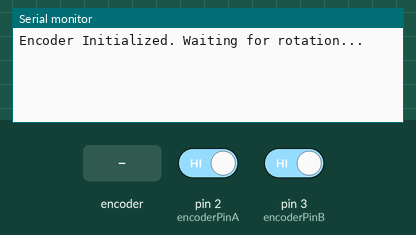
Recording of a sketch running on a simulated Arduino Uno, built with avr-gcc and run on an emulated ATmega328P. On the bench: the last lines printed to the serial monitor. The inputs (shaded band) are chosen by the test bench; at power-on: pin 2 (encoderPinA) HIGH, pin 3 (encoderPinB) HIGH.

Above: at 1.2 s.
1.3 s: rotary encoder on pin 2 (encoderPinA) / pin 3 (encoderPinB) turned 1 step (first pin leading)
At 2.6 s:
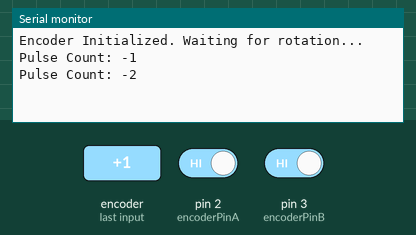
3.0 s: rotary encoder on pin 2 (encoderPinA) / pin 3 (encoderPinB) turned 1 step (first pin leading)
At 4.1 s:
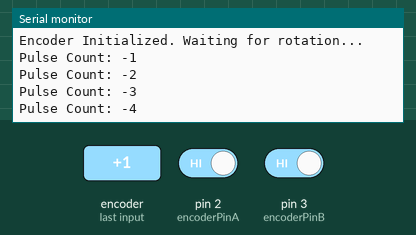
Timing chart, 0 to 6.0 s (numbered marks = the images above; inputs shaded):
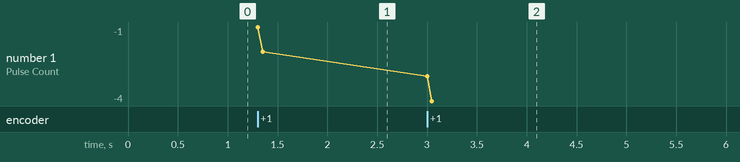

Measured:
- after the input at 1.3 s, the serial monitor: prints a new line at once (image 1)
- after the input at 3.0 s, the serial monitor: prints a new line at once (image 2)
- plotted number 1: -2 → -4 after the input at 3.0 s

The sketch:

mobileBase_encoder_read.ino
```cpp
// Define the pins based on our wiring
const int encoderPinA = 2; // Interrupt Pin 0
const int encoderPinB = 3;

// 'volatile' is required for variables modified inside an Interrupt Service Routine (ISR)
// It tells the compiler not to optimize this variable out.
volatile long pulseCount = 0;

// A variable to keep track of the last count so we only print when it changes
long lastReportedCount = 0;

void setup() {
  Serial.begin(9600);

  // Set pins as inputs.
  // INPUT_PULLUP enables the internal resistors, which is usually required for encoders
  pinMode(encoderPinA, INPUT_PULLUP);
  pinMode(encoderPinB, INPUT_PULLUP);

  // Attach the interrupt to Pin 2 (Interrupt 0)
  // trigger the 'readEncoder' function whenever Pin A changes state (HIGH to LOW or LOW to HIGH)
  attachInterrupt(digitalPinToInterrupt(encoderPinA), readEncoder, CHANGE);

  Serial.println("Encoder Initialized. Waiting for rotation...");
}

void loop() {
  // Briefly disable interrupts to safely read the volatile variable
  long currentCount;
  noInterrupts();
  currentCount = pulseCount;
  interrupts();

  // If the count has changed since we last checked, print it to the Serial Monitor
  if (currentCount != lastReportedCount) {
    Serial.print("Pulse Count: ");
    Serial.println(currentCount);
    lastReportedCount = currentCount;
  }
}

// ---- Interrupt Service Routine (ISR) ----
// This function runs automatically every time Pin A changes state.
// Keep ISRs as short and fast as possible! No Serial.print() inside here!
void readEncoder() {
  int stateA = digitalRead(encoderPinA);
  int stateB = digitalRead(encoderPinB);

  // If Pin A and Pin B are the same state, it's rotating clockwise
  if (stateA == stateB) {
    pulseCount++;
  }
  // If they are different states, it's rotating counter-clockwise
  else {
    pulseCount--;
  }
}
```
